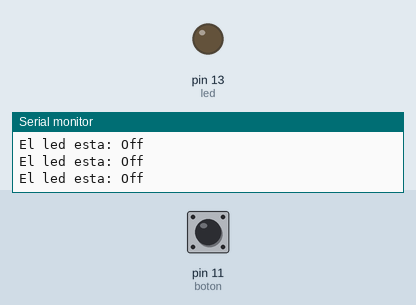
Simulated run of this sketch. Board: Arduino Uno, built with avr-gcc and run on an emulated ATmega328P. Parts: output pins drawn as LEDs (lit = HIGH), the last lines printed to the serial monitor. Inputs (shaded band) come from the test bench; at power-on: pin 11 (boton) LOW.

Above: at 1.8 s.
1.9 s: pin 11 (boton) pulled HIGH for 0.6 s
At 2.4 s:
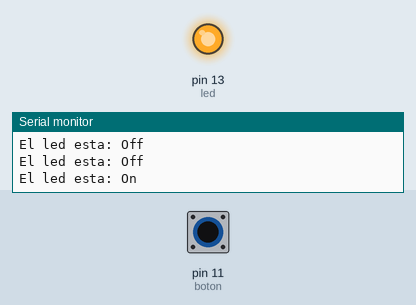
4.0 s: pin 11 (boton) pulled HIGH for 3.2 s
At 8.4 s:
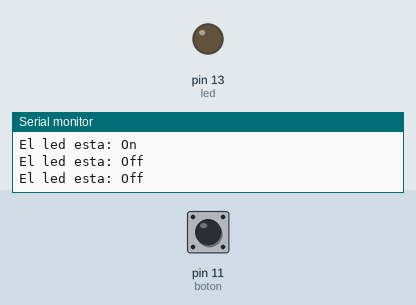
Timing chart, 0 to 9.9 s (numbered marks = the images above; inputs shaded):
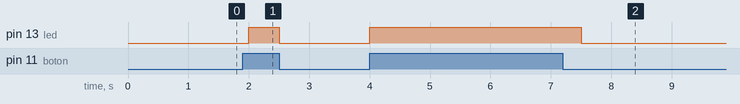

The sketch:

Practica7.ino
```cpp
const int led=13;
const int boton=11;
int val;

void setup() {
  Serial.begin(9600);
  pinMode(led,OUTPUT);
  pinMode(boton,INPUT);
}

void loop() {
    val = digitalRead(boton);

    String statusled = val ? "On" : "Off";
    Serial.println("El led esta: "+statusled);

    digitalWrite(led, val);
    delay(500);

}
```

Measured:
- after the input at 1.9 s, pin 13 (led): LOW → HIGH after 0.10 s, → LOW 0.50 s later
- after the input at 4.0 s, pin 13 (led): LOW → HIGH at once, → LOW 3.5 s later
